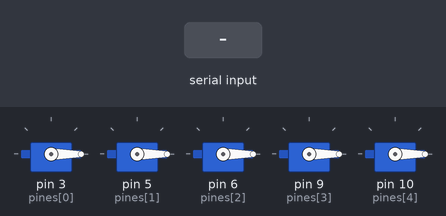
The sketch below on a simulated Arduino Uno, built with avr-gcc and run on an emulated ATmega328P. Parts: 5 × servo. The inputs (shaded band) are chosen by the test bench. What the sketch prints to the serial monitor is not drawn.

Above: at 1.2 s.
1.3 s: "90,45\n" received over Serial
At 2.1 s:
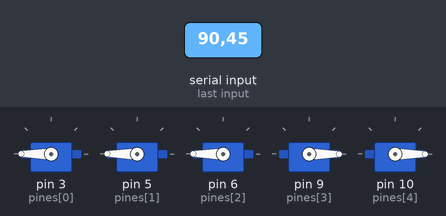
Timing chart, 0 to 4.3 s (numbered marks = the images above; inputs shaded):
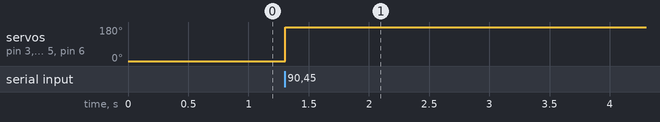

The sketch:

Servos_hand.ino
```cpp
#include <Servo.h>

// Crear arreglo de servos para los 5 dedos
Servo dedos[5];

// Pines PWM asignados a cada dedo
int pines[5] = {3, 5, 6, 9, 10};  // Pulgar, Índice, Medio, Anular, Meñique

// Rango máximo para cada dedo (meñique se mueve más)
int maxAngulo[5] = {180, 180, 180, 180, 200};  // Último es meñique

String entrada = "";
int estadoActual[5] = {-1, -1, -1, -1, -1};  // Para evitar escribir repetido

void setup() {
  Serial.begin(9600);

  for (int i = 0; i < 5; i++) {
    dedos[i].attach(pines[i]);
    dedos[i].write(0);
  }

  Serial.println("Asignación de pines:");
  Serial.println("Pulgar  → Pin 3");
  Serial.println("Índice  → Pin 5");
  Serial.println("Medio   → Pin 6");
  Serial.println("Anular  → Pin 9");
  Serial.println("Meñique → Pin 10");
  Serial.println("Esperando datos desde Python...");
}

void loop() {
  while (Serial.available()) {
    char c = Serial.read();
    if (c == '\n') {
      if (entrada.length() == 5) {
        for (int i = 0; i < 5; i++) {
          int nuevoEstado = entrada[i] - '0';
          if (nuevoEstado != estadoActual[i]) {
            estadoActual[i] = nuevoEstado;

            // Pulgar, Índice, Medio → lógica invertida
            if (i <= 2) {
              dedos[i].write(nuevoEstado == 1 ? 0 : maxAngulo[i]);
            } else {
              dedos[i].write(nuevoEstado == 1 ? maxAngulo[i] : 0);
            }
          }
        }
        Serial.print("Recibido: ");
        Serial.println(entrada);
      }
      entrada = "";
    } else {
      entrada += c;
    }
  }
}
```

Measured:
- after the input at 1.3 s, servo on pin 3 (pines[0]), servo on pin 5 (pines[1]), servo on pin 6 (pines[2]): 0° → 180° at once
